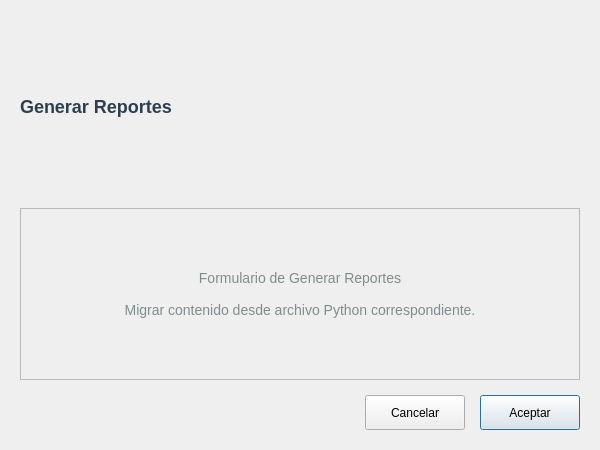
<?xml version="1.0" encoding="UTF-8"?>
<ui version="4.0">
 <class>ReportDialog</class>
 <widget class="QDialog" name="ReportDialog">
  <property name="geometry">
   <rect>
    <x>0</x>
    <y>0</y>
    <width>600</width>
    <height>450</height>
   </rect>
  </property>
  <property name="windowTitle">
   <string>Generar Reportes</string>
  </property>
  <property name="modal">
   <bool>true</bool>
  </property>
  <layout class="QVBoxLayout" name="mainLayout">
   <property name="spacing">
    <number>15</number>
   </property>
   <property name="leftMargin">
    <number>20</number>
   </property>
   <property name="topMargin">
    <number>20</number>
   </property>
   <property name="rightMargin">
    <number>20</number>
   </property>
   <property name="bottomMargin">
    <number>20</number>
   </property>
   
   <item>
    <widget class="QLabel" name="lblTitle">
     <property name="text">
      <string>Generar Reportes</string>
     </property>
     <property name="styleSheet">
      <string>font-size: 18px; font-weight: bold; color: #2c3e50;</string>
     </property>
    </widget>
   </item>
   
   <item>
    <widget class="QFrame" name="frameContent">
     <property name="frameShape">
      <enum>QFrame::StyledPanel</enum>
     </property>
     <layout class="QVBoxLayout" name="contentLayout">
      <item>
       <widget class="QLabel" name="lblPlaceholder">
        <property name="text">
         <string>Formulario de Generar Reportes

Migrar contenido desde archivo Python correspondiente.</string>
        </property>
        <property name="alignment">
         <set>Qt::AlignCenter</set>
        </property>
        <property name="styleSheet">
         <string>color: #7f8c8d; font-size: 14px; padding: 20px;</string>
        </property>
       </widget>
      </item>
     </layout>
    </widget>
   </item>
   
   <item>
    <layout class="QHBoxLayout" name="buttonLayout">
     <item>
      <spacer name="buttonSpacer">
       <property name="orientation">
        <enum>Qt::Horizontal</enum>
       </property>
       <property name="sizeHint" stdset="0">
        <size>
         <width>40</width>
         <height>20</height>
        </size>
       </property>
      </spacer>
     </item>
     <item>
      <widget class="QPushButton" name="btnCancel">
       <property name="text">
        <string>Cancelar</string>
       </property>
       <property name="minimumSize">
        <size>
         <width>100</width>
         <height>35</height>
        </size>
       </property>
      </widget>
     </item>
     <item>
      <widget class="QPushButton" name="btnAccept">
       <property name="text">
        <string>Aceptar</string>
       </property>
       <property name="default">
        <bool>true</bool>
       </property>
       <property name="minimumSize">
        <size>
         <width>100</width>
         <height>35</height>
        </size>
       </property>
      </widget>
     </item>
    </layout>
   </item>
  </layout>
 </widget>
 
 <resources/>
 <connections>
  <connection>
   <sender>btnCancel</sender>
   <signal>clicked()</signal>
   <receiver>ReportDialog</receiver>
   <slot>reject()</slot>
  </connection>
 </connections>
</ui>
